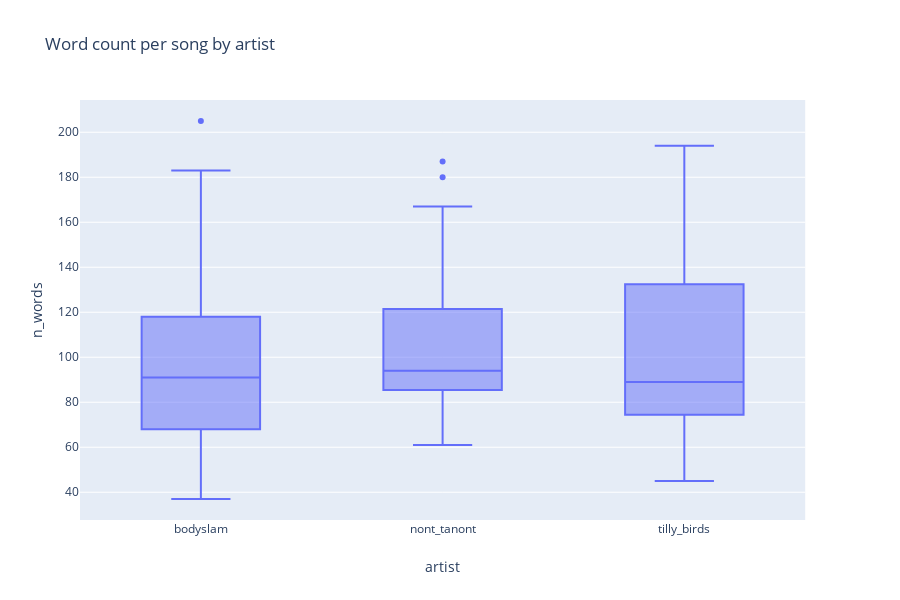

Notebook source saved alongside this figure:
### Code cell
fig = px.box(song_filter_df, x='artist', y='n_words', title='Word count per song by artist')
fig.show()

### Figure 1 — Plotly figure (JSON) as saved in the notebook; plotly's stock layout.template omitted (floating-point values rounded to 4 significant figures; data arrays with more than 128 entries replaced by an {"elided": "..."} marker saying what was removed)
{"data": [{"alignmentgroup": "True", "hoverlabel": {"namelength": 0}, "hovertemplate": "artist=%{x}<br>n_words=%{y}", "legendgroup": "", "marker": {"color": "#636efa"}, "name": "", "notched": false, "offsetgroup": "", "orientation": "v", "showlegend": false, "type": "box", "x": {"elided": "130 str values"}, "x0": " ", "xaxis": "x", "y": {"elided": "130 int values"}, "y0": " ", "yaxis": "y"}], "layout": {"boxmode": "group", "height": 600, "legend": {"tracegroupgap": 0}, "title": {"text": "Word count per song by artist"}, "xaxis": {"anchor": "y", "domain": [0, 0.98], "title": {"text": "artist"}}, "yaxis": {"anchor": "x", "domain": [0, 1], "title": {"text": "n_words"}}}}
